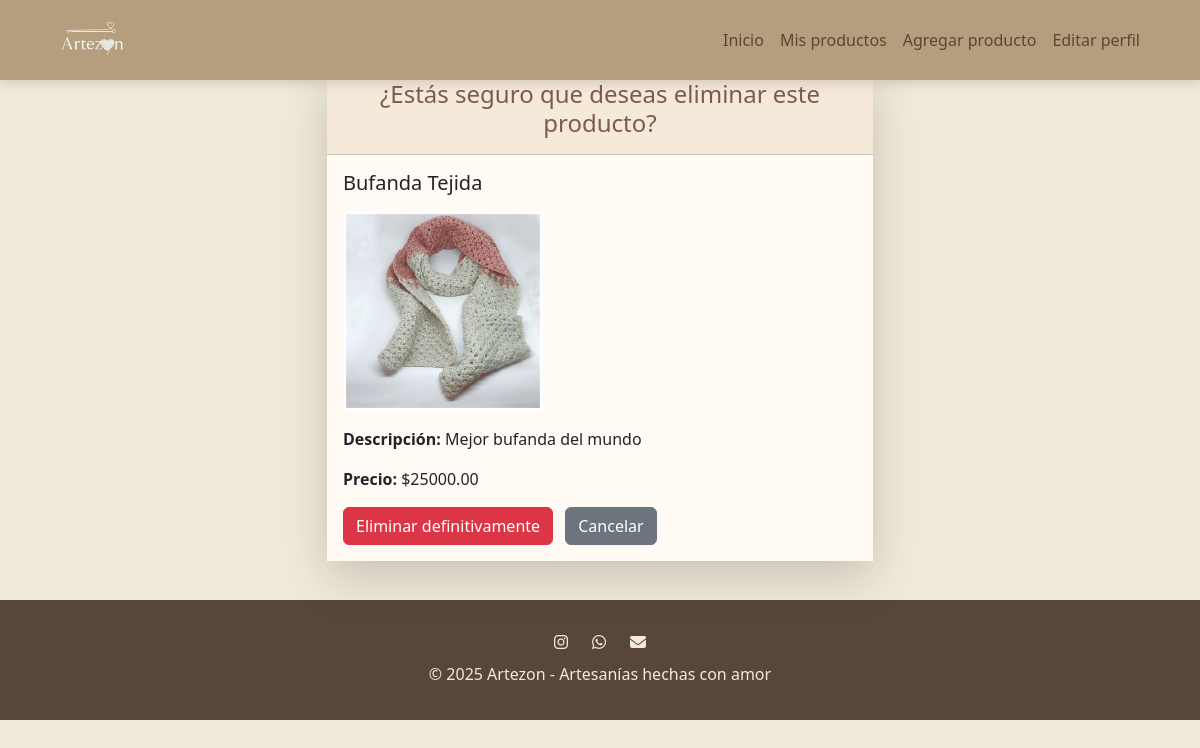
Before: /vendedores/eliminar/2/ (signed in) with the older database file.
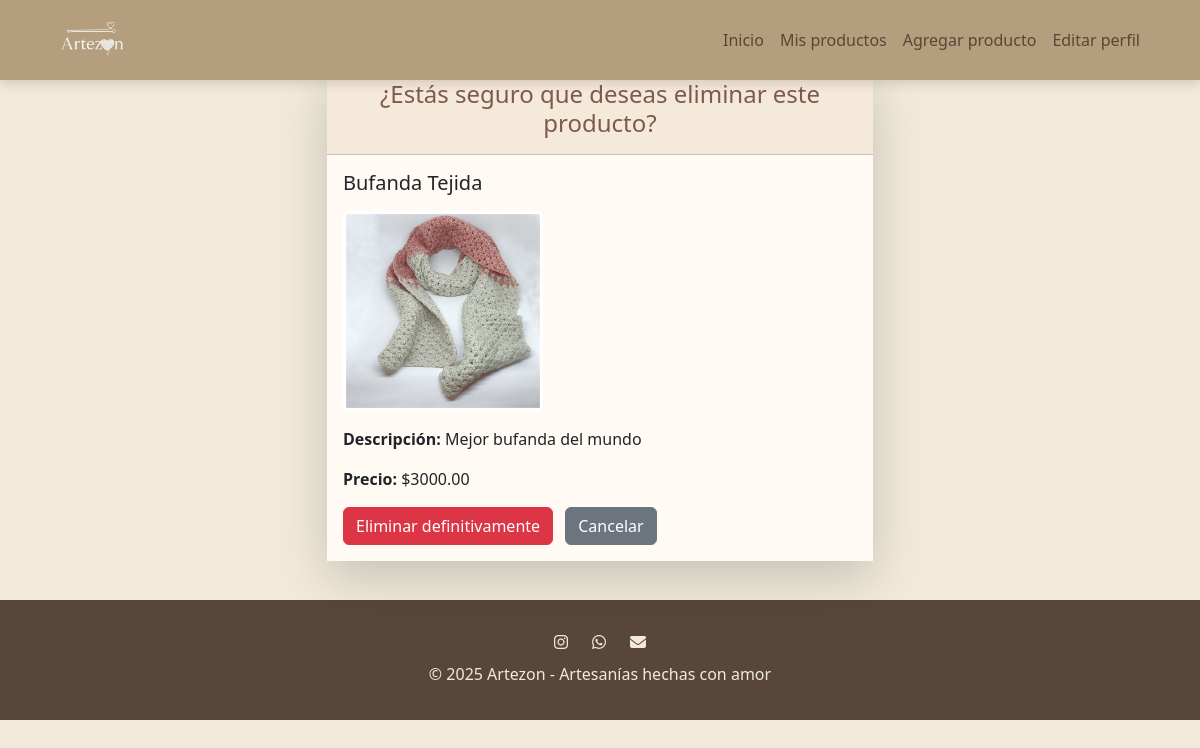
After: the same page with the newer database file.
### productos/models.py (models this page shows, shortened)
class Product(models.Model):
    seller = models.ForeignKey(User, on_delete=models.CASCADE)
    name = models.CharField(max_length=120)
    description = models.TextField(blank=True)
    category = models.CharField(max_length=50, blank=True)
    material = models.CharField(max_length=50, blank=True)
    color = models.CharField(max_length=30, blank=True)
    price = models.DecimalField(max_digits=10, decimal_places=2)
    stock = models.PositiveIntegerField(default=0)
    is_active = models.BooleanField(default=True)
    created_at = models.DateTimeField(auto_now_add=True)
    imagen = models.ImageField(upload_to="imagenProductos/", blank=True, null=True)

### Vendedores/views.py (the view)
# urls.py: path('eliminar/<int:producto_id>/', views.eliminar_producto, name='eliminar_producto'),
@login_required
def eliminar_producto(request, producto_id):
    producto = get_object_or_404(Product, id=producto_id, seller=request.user)
    if request.method == "POST":
        producto.delete()
        return redirect('mis_productos')
    return render(request, "forms/confirmar_eliminacion.html", {"producto": producto})

### Vendedores/templates/forms/confirmar_eliminacion.html (shortened to what this page needs)
{% extends "base.html" %}
{% block content %}
<div class="container mt-5">
    <div class="row justify-content-center">
        <div class="col-md-6">
            <div class="card shadow-lg border-0">
                <div class="card-header text-center" style="background-color: #f5e9da; color: #7d5a4e;">
                    <h4>¿Estás seguro que deseas eliminar este producto?</h4>
                </div>
                <div class="card-body" style="background-color: #fffaf3;">
                    <h5 class="mb-3">{{ producto.name }}</h5>
                    {% if producto.imagen %}
                        <img src="{{ producto.imagen.url }}" class="img-fluid rounded mb-3" style="max-height:200px;">
                    {% endif %}
                    <p><strong>Descripción:</strong> {{ producto.description }}</p>
                    <p><strong>Precio:</strong> ${{ producto.price }}</p>
                    <form method="post">
                        <button type="submit" class="btn btn-danger">Eliminar definitivamente</button>
                        <a href="{% url 'mis_productos' %}" class="btn btn-secondary ms-2">Cancelar</a>
                    </form>
                </div>
            </div>
        </div>
    </div>
</div>
{% endblock %}

Changed rows visible on the page:
changed Product "Bufanda Tejida": price "25000.00" → "3000.00"
